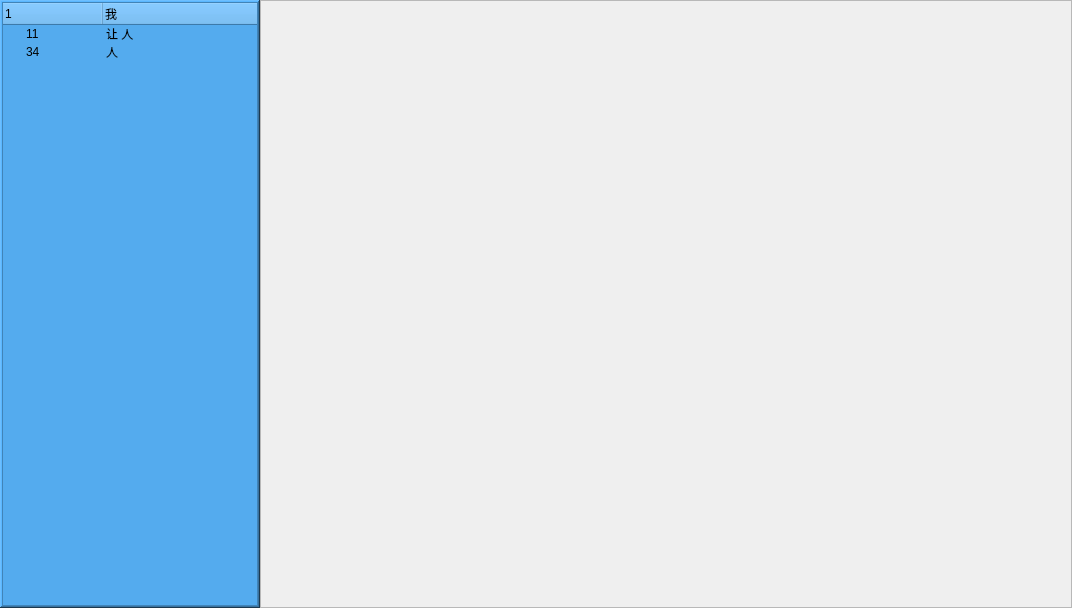
<?xml version="1.0" encoding="UTF-8"?>
<ui version="4.0">
 <class>ContainerMain</class>
 <widget class="QWidget" name="ContainerMain">
  <property name="geometry">
   <rect>
    <x>0</x>
    <y>0</y>
    <width>1072</width>
    <height>608</height>
   </rect>
  </property>
  <property name="sizePolicy">
   <sizepolicy hsizetype="Preferred" vsizetype="Preferred">
    <horstretch>0</horstretch>
    <verstretch>0</verstretch>
   </sizepolicy>
  </property>
  <property name="windowTitle">
   <string>Form</string>
  </property>
  <layout class="QHBoxLayout" name="horizontalLayout_2">
   <property name="spacing">
    <number>0</number>
   </property>
   <property name="leftMargin">
    <number>0</number>
   </property>
   <property name="topMargin">
    <number>0</number>
   </property>
   <property name="rightMargin">
    <number>0</number>
   </property>
   <property name="bottomMargin">
    <number>0</number>
   </property>
   <item>
    <widget class="QFrame" name="frame">
     <property name="sizePolicy">
      <sizepolicy hsizetype="Fixed" vsizetype="Preferred">
       <horstretch>0</horstretch>
       <verstretch>0</verstretch>
      </sizepolicy>
     </property>
     <property name="minimumSize">
      <size>
       <width>200</width>
       <height>0</height>
      </size>
     </property>
     <property name="maximumSize">
      <size>
       <width>500</width>
       <height>16777215</height>
      </size>
     </property>
     <property name="styleSheet">
      <string notr="true">background-color: rgb(84, 171, 238);</string>
     </property>
     <property name="frameShape">
      <enum>QFrame::WinPanel</enum>
     </property>
     <property name="frameShadow">
      <enum>QFrame::Raised</enum>
     </property>
     <property name="lineWidth">
      <number>5</number>
     </property>
     <layout class="QVBoxLayout" name="verticalLayout_2">
      <property name="spacing">
       <number>0</number>
      </property>
      <property name="leftMargin">
       <number>0</number>
      </property>
      <property name="topMargin">
       <number>0</number>
      </property>
      <property name="rightMargin">
       <number>0</number>
      </property>
      <property name="bottomMargin">
       <number>0</number>
      </property>
      <item>
       <widget class="QTreeWidget" name="treeWidget">
        <property name="sizePolicy">
         <sizepolicy hsizetype="Preferred" vsizetype="Preferred">
          <horstretch>0</horstretch>
          <verstretch>0</verstretch>
         </sizepolicy>
        </property>
        <column>
         <property name="text">
          <string>1</string>
         </property>
        </column>
        <column>
         <property name="text">
          <string>我</string>
         </property>
        </column>
        <item>
         <property name="text">
          <string>11</string>
         </property>
         <property name="text">
          <string>让 人</string>
         </property>
        </item>
        <item>
         <property name="text">
          <string>34</string>
         </property>
         <property name="text">
          <string>人</string>
         </property>
        </item>
       </widget>
      </item>
     </layout>
    </widget>
   </item>
   <item>
    <widget class="QFrame" name="frame_2">
     <property name="sizePolicy">
      <sizepolicy hsizetype="Expanding" vsizetype="Preferred">
       <horstretch>0</horstretch>
       <verstretch>0</verstretch>
      </sizepolicy>
     </property>
     <property name="minimumSize">
      <size>
       <width>600</width>
       <height>0</height>
      </size>
     </property>
     <property name="frameShape">
      <enum>QFrame::StyledPanel</enum>
     </property>
     <property name="frameShadow">
      <enum>QFrame::Raised</enum>
     </property>
    </widget>
   </item>
  </layout>
 </widget>
 <resources/>
 <connections/>
</ui>
